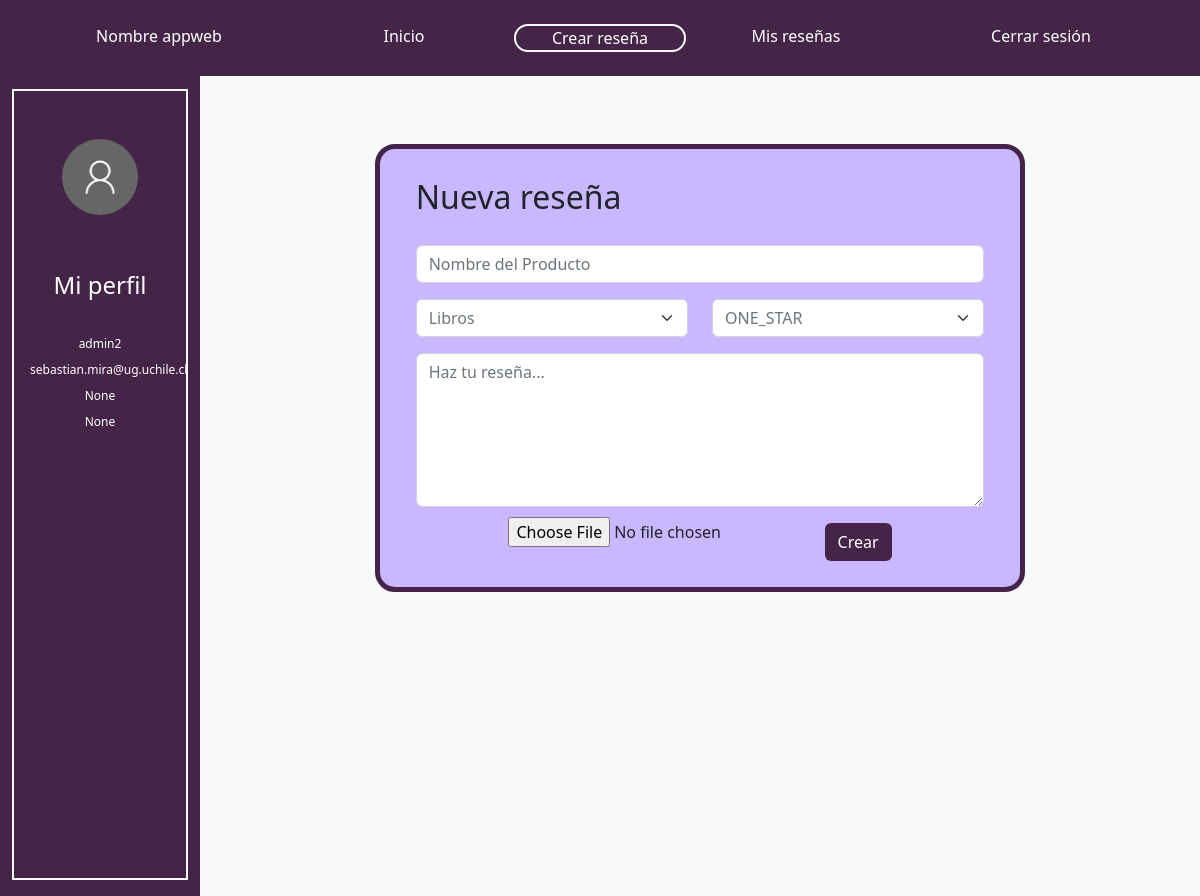
Page /createReview/ (signed in) on the committed database.
### reviews/models.py (models this page shows, shortened)
class User(AbstractUser):
   birthdate = models.DateField(null=True, blank=True)
   country = models.CharField(max_length=50,  blank=True, null=True)

### reviews/views.py (the view)
# urls.py: path('createReview/', views.CreateReview, name='CreateReview'),
def CreateReview(request):
    if request.user.is_authenticated:
        if request.method == 'POST':
            form = CreateReviewForm(request.POST, request.FILES)
            if form.is_valid() and request.user.is_authenticated:
                product_name = form.cleaned_data["product_name"] # Nombre del producto
                content = form.cleaned_data["content"] # Contenido de la review
                category = form.cleaned_data["category"] # Categoría
                punctuation = form.cleaned_data["punctuation"] # Puntuación
                image = request.FILES['object_image']
                review = Review(product_name=product_name, category=category, content=content, punctuation=punctuation, author_nickname=request.user, object_image=image)
                review.save()
                return redirect('/ShowReviews/')
        else:
            form = CreateReviewForm()
        return render(request, 'reviews/CreateReview.html', {'form': form})
    else:
            return redirect('/login/')

### reviews/forms.py
class CreateReviewForm(forms.Form):
    product_name = forms.CharField(label="Nombre del Producto", required=True, widget=forms.TextInput(attrs={'placeholder':'Nombre del Producto', 'class': 'form-control'}))
    content = forms.CharField(label='Haz tu reseña...', widget=forms.Textarea(attrs={'placeholder':'Haz tu reseña...', 'class': 'form-control h-50'}), max_length=500)
    category = forms.ChoiceField(label='Select a country', widget=forms.Select(attrs={'class': 'form-select text-muted'}), choices=[(category['id'], category['name']) for category in categories],  required=True)
    PUNCTUATIONS=[
       ("1", "ONE_STAR"),
       ("2", "TWO_STARS"),
       ("3", "THREE_STARS"),
       ("4", "FOUR_STARS"),
       ("5", "FIVE_STARS"),
    ]
    punctuation = forms.ChoiceField(label="Puntuacion", widget=forms.Select(attrs={'class': 'form-select text-muted'}),choices=PUNCTUATIONS)
    object_image = forms.ImageField(label="Imagen del producto...")

### reviews/templates/reviews/CreateReview.html (shortened to what this page needs)
<!DOCTYPE html>
{% load static %}
<html lang="en">
<head>
    <link href="https://cdn.jsdelivr.net/npm/bootstrap@5.2.0/dist/css/bootstrap.min.css" rel="stylesheet"></head>
    <link rel="stylesheet" type="text/css" href="{% static 'reviews/styles.css' %}">
</head>
<body>
    <nav class="navbar-expand fixed-top">
        <div class="p-4 morado-oscuro container-fluid">
          <div class="row row-cols-auto text-center">
            {% if user.is_authenticated %}
            <div class="col-3">
              <a class="text-white navbar-brand" href="{% url 'ShowReviews' %}">Nombre appweb</a>
            </div>
            {%else%}
            <div class="col-2">
                <a class="text-white navbar-brand" href="{% url 'ShowReviews' %}">Nombre appweb</a>
              </div>
            {%endif%}
            <div class="col-2">
              <a class="text-white nav-link" href="{% url 'ShowReviews' %}">Inicio</a>
            </div>
            <div class="col-2">
                <a class="text-white nav-link border border-2 border-light rounded-pill" href="{% url 'CreateReview' %}">Crear reseña</a>
            </div>
            <div class="col-2">
              <a class="text-white nav-link" href="{% url 'myReviews' %}">Mis reseñas</a>
            </div>
            {% if user.is_authenticated %}
            <div class="col-3">
                <a class="text-white nav-link" href="{% url 'logout' %}">Cerrar sesión</a>
            </div>
            {%endif%}
          </div>
        </div>
      </nav>
      <div class="container-fluid min-vh-100 contenido pt-5">
        <div class="row row-cols-auto">
          <div class="col-2 morado-oscuro contenido2 py-3">
            <div class="h-100 border border-2 border-light">
              <div class="row p-5 justify-content-center">
                <img src="{% static 'reviews/user.png' %}" class="rounded-circle img-fluid">
              </div>
              <div class="row text-white text-center m-1">
                <div class="pb-2 fs-4">Mi perfil</div>
                <div class="container-fluid justify-content-center">
                  <div style="font-size: 12px;" class="row row-cols-1">
                    <div class="col mt-2">{{ user.username }}</div>
                    <div class="col mt-2">{{ user.email }}</div>
                    <div class="col mt-2">{{ user.birthdate }}</div>
                    <div class="col mt-2">{{ user.country }}</div>
                  </div>
                </div>
              </div>
            </div>
            </div>
          <div class="col-10 bg-light">
            <div class="container-fluid contenido pt-5">
        <div class="row row-cols-auto min-vh-100">
          <div class="col-2">
          </div>
          <div class="col-8 py-5">
            <div class="row row-cols-1 borde morado-claro p-4">
              <form style="height: 390px;" method="post" enctype="multipart/form-data">
              <div class="col fs-2">
                Nueva reseña
              </div>
              <div class="col">
                <div class="mb-3 pt-4">
                  {{ form.product_name }}
                </div>
                <div style="height: 50%;" class="row">
                  <div class="col-6">
                    {{ form.category }}
                  </div>
                  <div class="col-6">
                      {{ form.punctuation }}
                </div>
                <div class="pt-3 text-center">
                  {{ form.content }}
                    {{ form.object_image}}
                  <button type="submit" class="btn text-white mt-3 mb-0 morado-oscuro">Crear</button>
                </div>
              </div>
            </div></form>
          </div>
      </div>
          </div>
        </div>
    </div>
</body>
</html>

### reviews/static/reviews/styles.css (style rules this page uses)
.borde { border-radius: 20px; border-style: solid; border-color: #452547; border-width: thick; }
.morado-oscuro { background-color:#452547; }
.morado-claro { background-color:#c9b7ff; }
.contenido { padding-top:88px; }
.contenido2 { margin-top:25px; }

### rows in the picture
User: username "admin2", email "sebastian.mira@ug.uchile.cl", birthdate "None", country "None"
